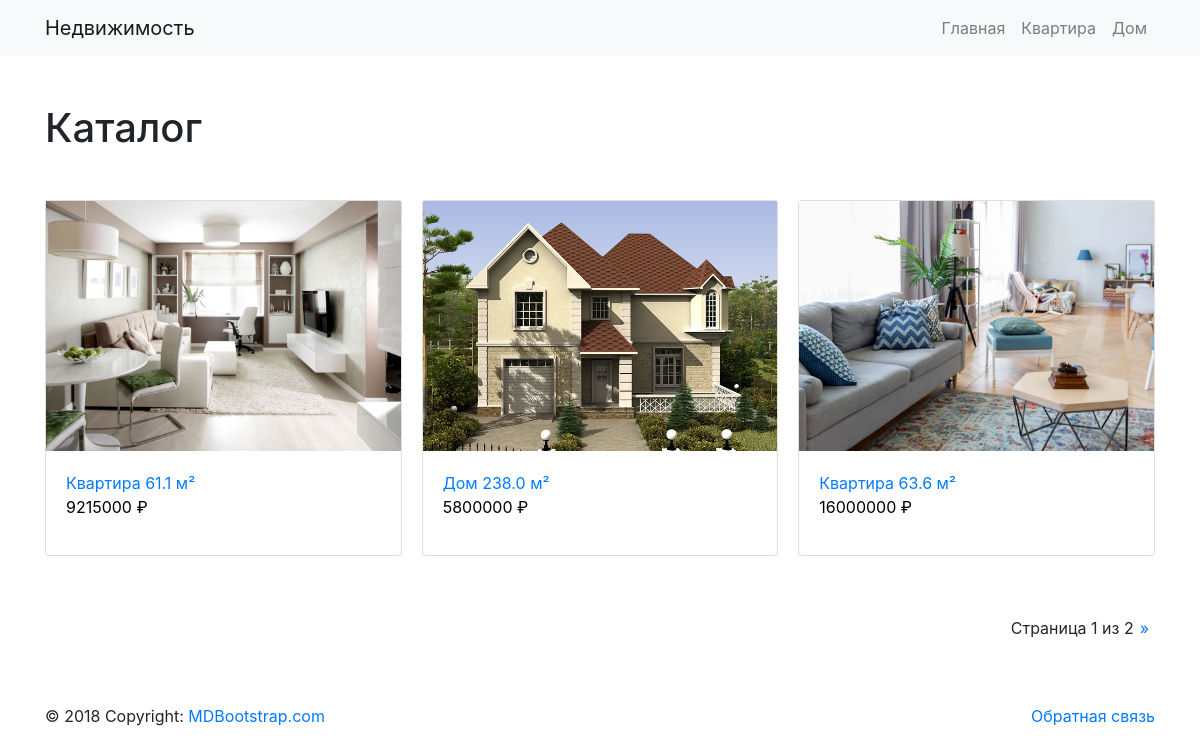
/catalog, run on the app's committed database.
### products/models.py (models this page shows)
class Category(models.Model):
    title = models.CharField(max_length=200, verbose_name='Заголовок в ед. числе')
    title_plural = models.CharField(max_length=200, verbose_name='Заголовок во мн. числе')
    description = models.TextField(verbose_name='Описание', blank=True, null=True)
    class Meta():
        verbose_name = 'Категория'
        verbose_name_plural = 'Категории'
    def get_absolute_url(self):
        return reverse('products:category', kwargs={'pk':self.pk})

class Product(models.Model):
    rooms = models.PositiveIntegerField(verbose_name='Количество комнат')
    square = models.FloatField(verbose_name='Площадь')
    address = models.TextField(verbose_name='Адрес')
    description = models.TextField(verbose_name='Описание', blank=True, null=True)
    price = models.DecimalField(max_digits=9, decimal_places=0, verbose_name='Цена')
    owner = models.CharField(max_length=200, verbose_name='Владелец')
    phone = models.CharField(max_length=12, verbose_name='Телефон')
    email = models.EmailField(max_length=30, verbose_name='Email', blank=True, null=True)
    image = models.ImageField(upload_to='products/img', height_field=None, width_field=None, max_length=100, verbose_name='Изображение', blank=True, null=True)
    category = models.ForeignKey(Category, models.PROTECT, verbose_name='Категория', related_name="products")
    class Meta():
        verbose_name = 'Продукт'
        verbose_name_plural = 'Продукты'
    def get_absolute_url(self):
        return reverse('products:product', kwargs={'pk':self.pk})

### products/views.py (the view)
# urls.py: path('catalog', CatalogPage.as_view()),
class CatalogPage(ListView):
    model = Product
    template_name = 'catalog.html'
    paginate_by = 3
    page_kwarg = 'page'

### products/templatetags/categories_tags.py (called while the page is built)
@register.simple_tag(takes_context=True)
def categories(context):
    request = context.get('request')
    return loader.render_to_string('products/main-menu.html', {
        'categories': Category.objects.all(),
    }, request=request)

### templates/catalog.html (shortened to what this page needs)
{% extends "base.html" %}
{% load static %}
{% block content %}
    <h1 class="mb-5">Каталог</h1>
    <div class="products">
        <div class="products__list">
            {% for product in object_list %}
            <a href="{{ product.get_absolute_url }}" class="card products__item">
                {% if product.image %}
                <span class="products__image" style="background-image:url('{{ product.image.url }}')"></span>
                {% else %}
                <span class="products__image products__image_no-img"></span>
                {% endif %}
                <span class="card-body">
                    <span>{{ product.category.title }} {{ product.square }} м²</span>
                    <p class="products__price">{{ product.price }} ₽</p>
                </span>
            </a>
            {% endfor %}
        </div>
    </div>
    <div class="pagination float-right">
        <span class="pagination__list">
                <span>
                    Страница {{ page_obj.number }} из {{ page_obj.paginator.num_pages }}
                </span>
            {% if page_obj.has_next %}
                <a class="pagination__item" href="?page={{ page_obj.next_page_number }}">&raquo;</a>
            {% endif %}
        </span>
    </div>
{% endblock %}

### products/templates/products/main-menu.html (shortened to what this page needs)
<nav class="navbar navbar-expand-lg navbar-light bg-light">
    <div class="container">
        <a class="navbar-brand" href="/">Недвижимость</a>
        <div class="collapse navbar-collapse" id="navbarNav">
            <ul class="navbar-nav ml-auto">
                <li class="nav-item {% if request.path == '/' %}active{%endif%}">
                    <a class="nav-link" href="/">Главная <span class="sr-only">(current)</span></a>
                </li>
                {% for category in categories %}
                <li class="nav-item {% if request.path == category.get_absolute_url %}active{%endif%}">
                    <a class="nav-link" href="{{ category.get_absolute_url }}">{{ category.title }}</a>
                </li>
                {% endfor %}
            </ul>
        </div>
    </div>
</nav>

### products/static/css/products.css (style rules this page uses)
.products { display: flex; flex-direction:column; margin-bottom: 30px; }
.products .products__price { font-size: 16px; color: #000; }
.products .products__list { display: flex; flex-wrap: wrap; margin-left: -20px; margin-bottom: 10px; }
.products .products__item { margin-left: 20px; margin-bottom: 20px; width: calc(33.3333333% - 20px); }
.products .products__image { width: 100%; height: 250px; background-position: 50% 50%; background-repeat: no-repeat; background-size: cover; }
.pagination .pagination__list { display: flex; align-items: center; }
.pagination .pagination__item { display: block; padding: 0 6px; }

### data on the page
Category: title "Квартира"
Category: title "Дом"
Product: image (picture), category "Квартира", square "61.1", price "9215000"
Product: image (picture), category "Дом", square "238.0", price "5800000"
Product: image (picture), category "Квартира", square "63.6", price "16000000"

### other printed values
{{ page_obj.number }} "1"
{{ page_obj.paginator.num_pages }} "2"
